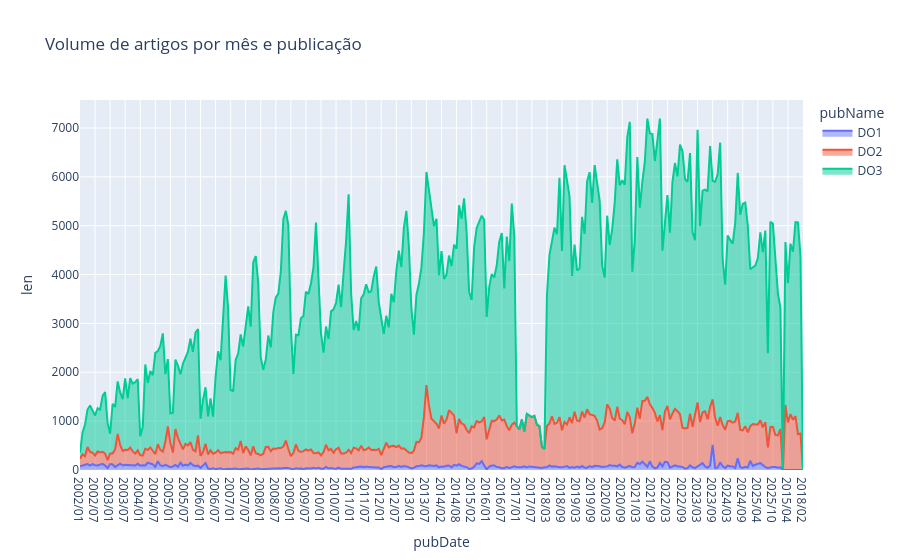

Here is the notebook cell this chart was saved with:
### Markdown cell above
## Volume de documentos por período

### Code cell
volume_por_ano = df.group_by(pl.col('pubDate').str.to_datetime().dt.strftime('%Y/%m'), pl.col('pubName').str.head(3)).agg(pl.len()).sort('pubDate', 'pubName')
fig = px.area(volume_por_ano.to_pandas(), x='pubDate', y='len', color='pubName', title='Volume de artigos por mês e publicação')
fig.show()

### Figure 1 — Plotly figure (JSON) as saved in the notebook; plotly's stock layout.template omitted (floating-point values rounded to 4 significant figures; data arrays with more than 128 entries replaced by an {"elided": "..."} marker saying what was removed)
{"data": [{"fillpattern": {"shape": ""}, "hovertemplate": "pubName=DO1<br>pubDate=%{x}<br>len=%{y}<extra></extra>", "legendgroup": "DO1", "line": {"color": "#636efa"}, "marker": {"symbol": "circle"}, "mode": "lines", "name": "DO1", "orientation": "v", "showlegend": true, "stackgroup": "1", "type": "scatter", "x": {"elided": "280 str values"}, "xaxis": "x", "y": {"elided": "280 int values"}, "yaxis": "y"}, {"fillpattern": {"shape": ""}, "hovertemplate": "pubName=DO2<br>pubDate=%{x}<br>len=%{y}<extra></extra>", "legendgroup": "DO2", "line": {"color": "#EF553B"}, "marker": {"symbol": "circle"}, "mode": "lines", "name": "DO2", "orientation": "v", "showlegend": true, "stackgroup": "1", "type": "scatter", "x": {"elided": "288 str values"}, "xaxis": "x", "y": {"elided": "288 int values"}, "yaxis": "y"}, {"fillpattern": {"shape": ""}, "hovertemplate": "pubName=DO3<br>pubDate=%{x}<br>len=%{y}<extra></extra>", "legendgroup": "DO3", "line": {"color": "#00cc96"}, "marker": {"symbol": "circle"}, "mode": "lines", "name": "DO3", "orientation": "v", "showlegend": true, "stackgroup": "1", "type": "scatter", "x": {"elided": "277 str values"}, "xaxis": "x", "y": {"elided": "277 int values"}, "yaxis": "y"}], "layout": {"legend": {"title": {"text": "pubName"}, "tracegroupgap": 0}, "title": {"text": "Volume de artigos por mês e publicação"}, "xaxis": {"anchor": "y", "domain": [0, 1], "title": {"text": "pubDate"}}, "yaxis": {"anchor": "x", "domain": [0, 1], "title": {"text": "len"}}}}
